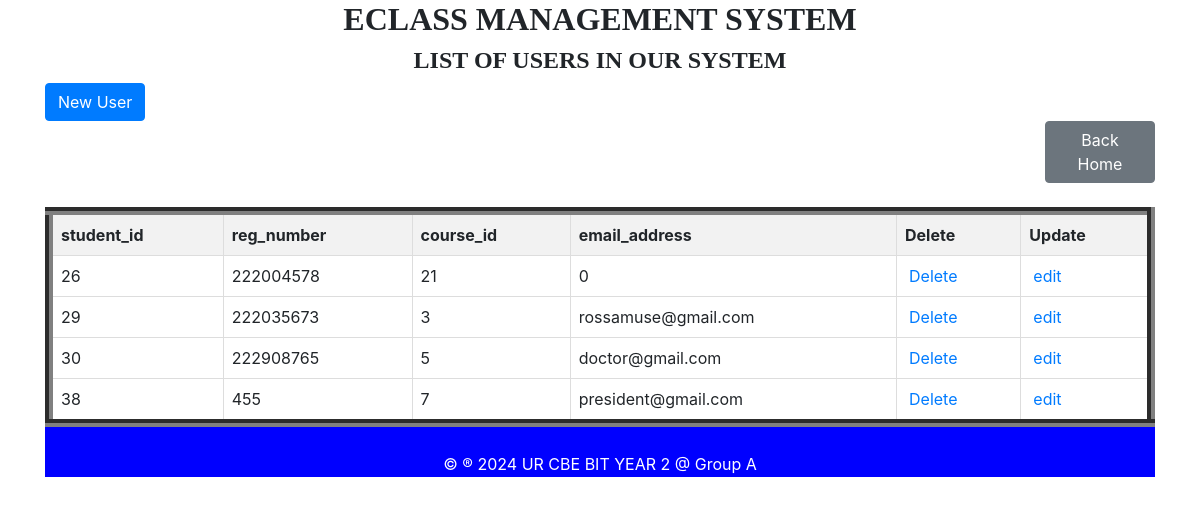
Page /usertable.php on the committed database.
### tables this page shows
CREATE TABLE `student` (
  `student_id` int(43) NOT NULL,
  `first_name` varchar(23) NOT NULL,
  `last_name` varchar(34) NOT NULL,
  `registration_number` int(12) NOT NULL,
  `email_address` varchar(30) NOT NULL,
  `password` varchar(90) NOT NULL,
  `course_id` int(23) NOT NULL
);

### usertable.php (the view, shortened to what this page needs)
<!DOCTYPE html>
<html>
<head>
    <link href="https://stackpath.bootstrapcdn.com/bootstrap/4.5.2/css/bootstrap.min.css" rel="stylesheet">
</head>
<body>
    <div class="container">
        <h2 style="text-align: center; font-family: century; font-weight: bold;">ECLASS MANAGEMENT SYSTEM</h2>
        <h4 style="text-align: center; font-family: century; font-weight: bold;">LIST OF USERS IN OUR SYSTEM</h4>
        <a href="user form.php" class="btn btn-primary" style="margin-top: 0px;">New User</a>
        <a href="home.html" class="btn btn-secondary" style="margin-left: 1000px;">Back Home</a>
        <table class="table table-bordered">
            <thead class="bg-warning">
<?php
include('dbconnection.php');
$connection = new mysqli($host, $user, $pass, $database);
$sql = "SELECT * FROM student";
$result = $connection->query($sql);
?>
<!DOCTYPE html>
<html>
<head>
</head>
<body>
    <table border="5">
        <table border="8">
        <tr>
            <th>student_id</th>
            <th>reg_number</th>
            <th>course_id</th>
            <th>email_address</th>
            <th>Delete</th>
            <th>Update</th>
        </tr>
        <?php
        if ($result->num_rows > 0) {
            while ($row = $result->fetch_assoc()) {
                echo "<tr>
                    <td>" . $row['student_id'] . "</td>
                    <td>" . $row['registration_number'] . "</td>
                    <td>" . $row['course_id'] . "</td>
                    <td>" . $row['email_address'] . "</td>
                    <td><a style='padding:4px' href='deleteuser.php?student_id={$row['student_id']}'>Delete</a></td>
                    <td><a style='padding:4px' href='user_edit.php?student_id={$row['student_id']}'>edit</a></td>
                </tr>";
            }
        } else {
            echo "<tr><td colspan='8'>No data found</td></tr>";
        }
        ?>
    </table>
</body>
</html>
<footer>
            <p>&copy &reg 2024 UR CBE BIT YEAR 2 @ Group A</p>
        </center></footer>
    </body>
    </html>

### usertable.php (style rules this page uses)
table { width: 100%; border-collapse: collapse; }
th, td { border: 1px solid #ddd; padding: 8px; text-align: left; }
th { background-color: #f2f2f2; }
footer { height: 50px; text-align: center; padding: 25px; color: white; background-color: blue; }

### rows in the picture
student: student_id "26", registration_number "222004578", course "21", email_address "0"
student: student_id "29", registration_number "222035673", course "3", email_address "rossamuse@gmail.com"
student: student_id "30", registration_number "222908765", course "5", email_address "doctor@gmail.com"
student: student_id "38", registration_number "455", course "7", email_address "president@gmail.com"
